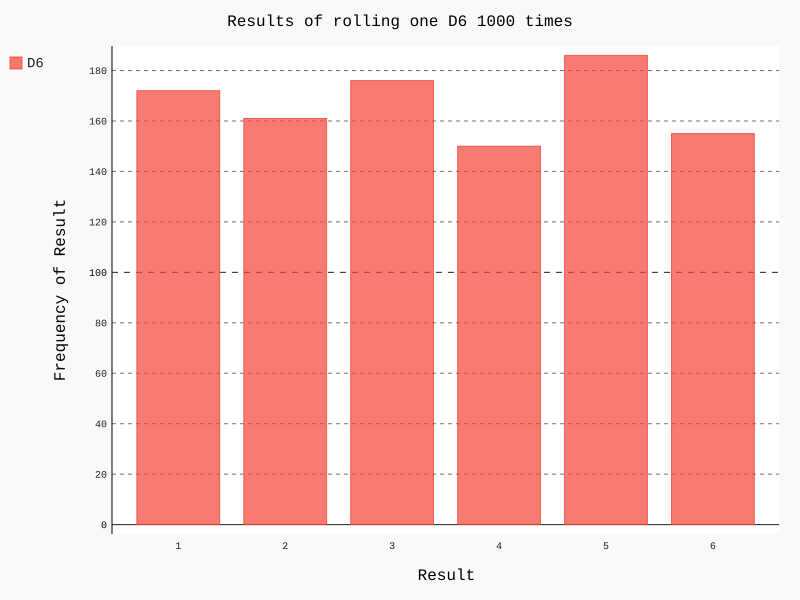

Python code for this plot:
import pygal
from die import Die

die = Die()

results = []

for roll in range(1000):
    result = die.roll()
    results.append(result)
    

frequencies = []
for value in range(1, die.num_sides + 1):
    frequency = results.count(value)
    frequencies.append(frequency)
    

hist = pygal.Bar()

hist.title = "Results of rolling one D6 1000 times"
hist.x_labels = [x for x in range(1,7)]
hist.x_title = "Result"
hist.y_title = "Frequency of Result"

hist.add('D6', frequencies)
hist.render_to_file('die_visual.svg')
